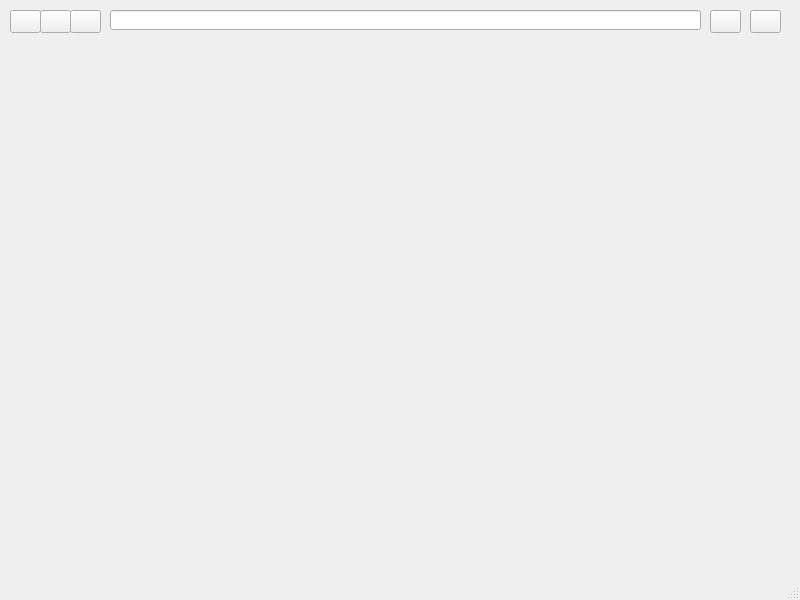
<?xml version="1.0" encoding="UTF-8"?>
<ui version="4.0">
 <class>MainWindow</class>
 <widget class="QMainWindow" name="MainWindow">
  <property name="geometry">
   <rect>
    <x>0</x>
    <y>0</y>
    <width>800</width>
    <height>600</height>
   </rect>
  </property>
  <property name="windowTitle">
   <string>Atheris Browser</string>
  </property>
  <property name="windowIcon">
   <iconset>
    <normaloff>../img/atheris-logo.png</normaloff>../img/atheris-logo.png</iconset>
  </property>
  <property name="toolButtonStyle">
   <enum>Qt::ToolButtonTextOnly</enum>
  </property>
  <widget class="QWidget" name="centralwidget">
   <widget class="QPushButton" name="backButton">
    <property name="geometry">
     <rect>
      <x>10</x>
      <y>10</y>
      <width>31</width>
      <height>23</height>
     </rect>
    </property>
    <property name="text">
     <string/>
    </property>
    <property name="icon">
     <iconset>
      <normaloff>../img/return.svg</normaloff>../img/return.svg</iconset>
    </property>
   </widget>
   <widget class="QPushButton" name="towardButton">
    <property name="geometry">
     <rect>
      <x>40</x>
      <y>10</y>
      <width>31</width>
      <height>23</height>
     </rect>
    </property>
    <property name="text">
     <string/>
    </property>
    <property name="icon">
     <iconset>
      <normaloff>../img/toward.svg</normaloff>../img/toward.svg</iconset>
    </property>
   </widget>
   <widget class="QPushButton" name="refreshButton">
    <property name="geometry">
     <rect>
      <x>70</x>
      <y>10</y>
      <width>31</width>
      <height>23</height>
     </rect>
    </property>
    <property name="text">
     <string/>
    </property>
    <property name="icon">
     <iconset>
      <normaloff>../img/refresh.svg</normaloff>../img/refresh.svg</iconset>
    </property>
   </widget>
   <widget class="QPushButton" name="bookmarkButton">
    <property name="geometry">
     <rect>
      <x>710</x>
      <y>10</y>
      <width>31</width>
      <height>23</height>
     </rect>
    </property>
    <property name="text">
     <string/>
    </property>
    <property name="icon">
     <iconset>
      <normaloff>../img/bookmark.svg</normaloff>../img/bookmark.svg</iconset>
    </property>
   </widget>
   <widget class="QToolButton" name="toolButton">
    <property name="geometry">
     <rect>
      <x>750</x>
      <y>10</y>
      <width>31</width>
      <height>23</height>
     </rect>
    </property>
    <property name="text">
     <string/>
    </property>
    <property name="icon">
     <iconset>
      <normaloff>../img/options.svg</normaloff>../img/options.svg</iconset>
    </property>
   </widget>
   <widget class="QLineEdit" name="lineEdit">
    <property name="geometry">
     <rect>
      <x>110</x>
      <y>10</y>
      <width>591</width>
      <height>20</height>
     </rect>
    </property>
   </widget>
  </widget>
  <widget class="QStatusBar" name="statusbar"/>
 </widget>
 <resources/>
 <connections/>
</ui>
